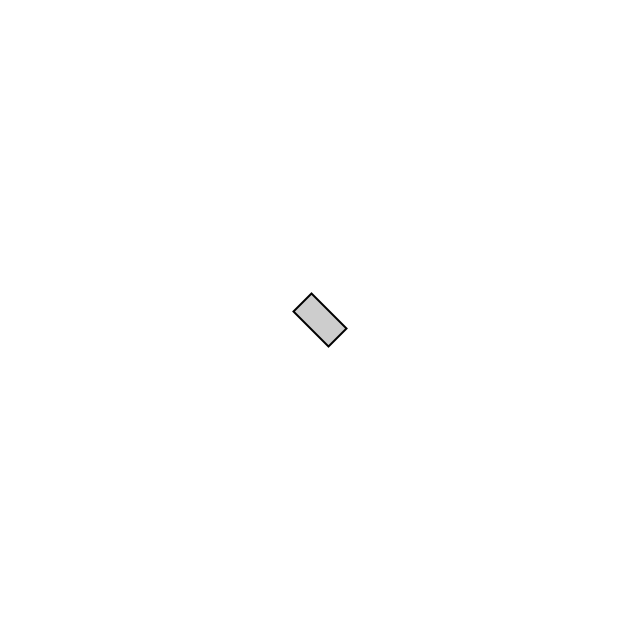
Frame 1 (no input)
Frame 60 (the mouse pressed at the canvas centre just before this capture): identical to frame 1, image omitted
Frame 120 (the mouse held since frame 60 and released just before this capture): identical to frame 1, image omitted

The Processing sketch that drew this single still picture (run headless with seeded random() and noise(); from frame 60 on, the mouse is pressed at the canvas centre):

// Processing sketch: E3_5Spaceship
// ── E3_5Spaceship.pde
class Car{
  
  PVector loc, vel, acc;
  float angle = PI/4;
  
  Car(){
    loc = new PVector(width/2, height/2);
    vel = new PVector(0, 0);
    acc = new PVector(0, 0);
  }
  
  void display(){
    pushMatrix();
      translate(loc.x, loc.y);
      fill(0, 50);
      stroke(0);
      strokeWeight(2);
      rotate(angle);
      rectMode(CENTER);
      rect(0, 0, 50, 25);
    popMatrix();
  }
  
  void update(){
    vel.add(acc);
    loc.add(vel);
    acc.mult(0);
    
  }
  
  void thrust(){
    float x = cos(angle);
    float y = sin(angle);
    PVector T = new PVector(x, y);;
    T.normalize();
    T.mult(.1);
    acc.add(T);
  }
  
  void turn(int dir){
    if(dir == 0){
      angle-=.1;
    }
    if(dir == 1){
      angle+=.1;
    }
  }
  
  void checkEdges(){
    if (loc.x < 0){
      loc.x = width;
    }else if( loc.x > width){
      loc.x = 0;
    }
    
    if (loc.y < 0){
      loc.y = height;
    } else if( loc.y > height){
      loc.y = 0;
    }
  }
  
}

Car car;

void setup(){
  size(640, 640);
  background(255);
  car = new Car();
}

void draw(){
  background(255);
  car.update();
  car.display();
  car.checkEdges();
  if(keyPressed){
    if (key == 'w'){
      car.thrust();
    }
    if(key == 'a'){
      car.turn(0);
    }
    if(key == 'd'){
      car.turn(1);
    }
  }
}


  
  
    
